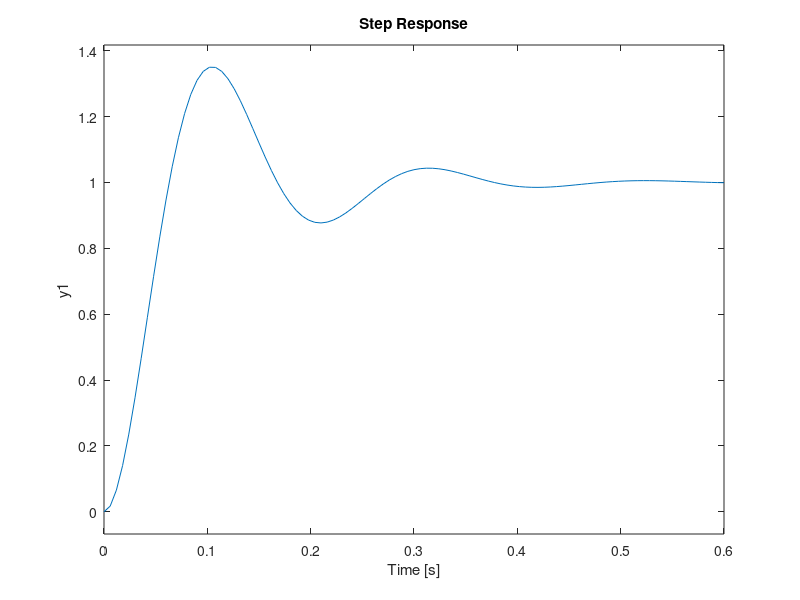
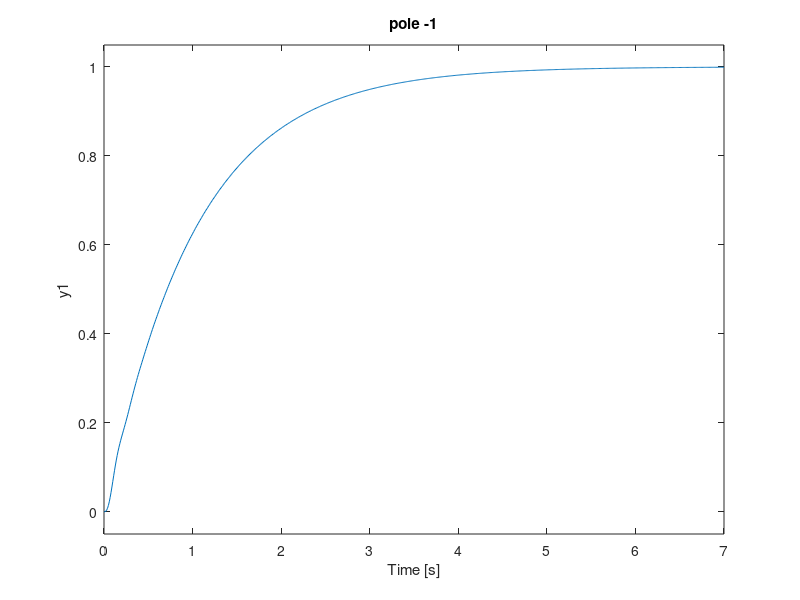
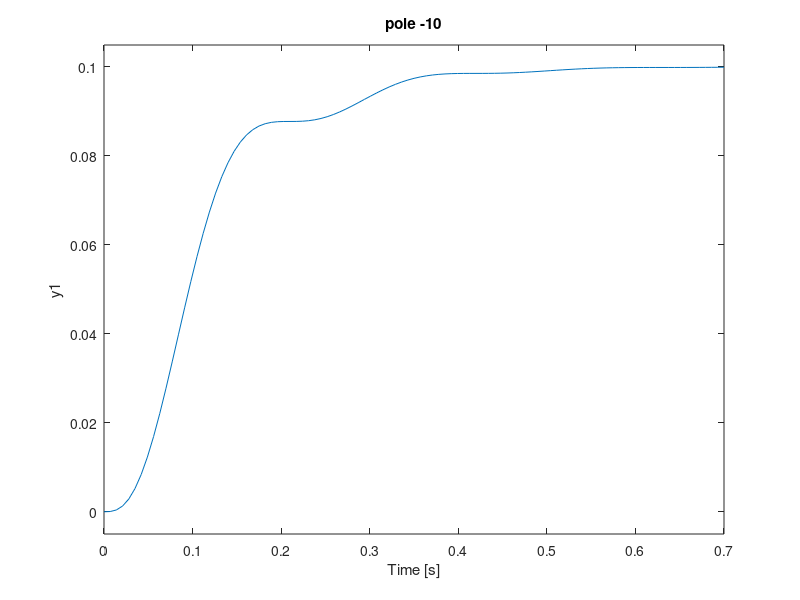
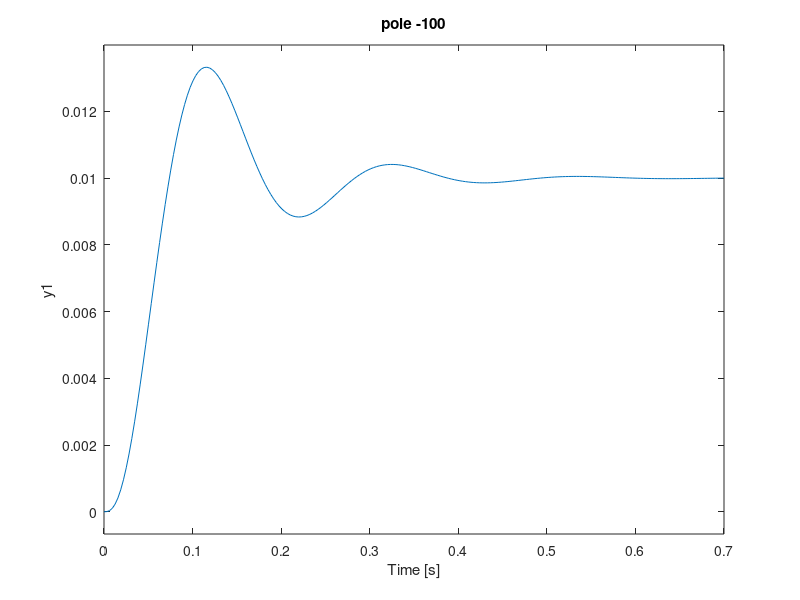

Recreate these plots in MATLAB, in order.
%%Time Response of a Second Order System
z = [];
p = [-10+30i -10-30i];
k=1000;
G=zpk(z,p,k)
figure(1)
title('pole not added')

step(G)
grid
%%Addition of pole at -1
z = [];
p = [-10+30i -10-30i -1];
k=1000;
G=zpk(z,p,k)
figure(2)
step(G)
title('pole -1')
grid
%%Addition of pole at -10
z = [];
p = [-10+30i -10-30i -10];
k=1000;
G=zpk(z,p,k)
figure(3)

step(G)
title('pole -10')
grid
%%Addition of pole at -100
z = [];
p = [-10+30i -10-30i -100];
k=1000;
G=zpk(z,p,k)
figure(4)
step(G)
title('pole -100')
grid
